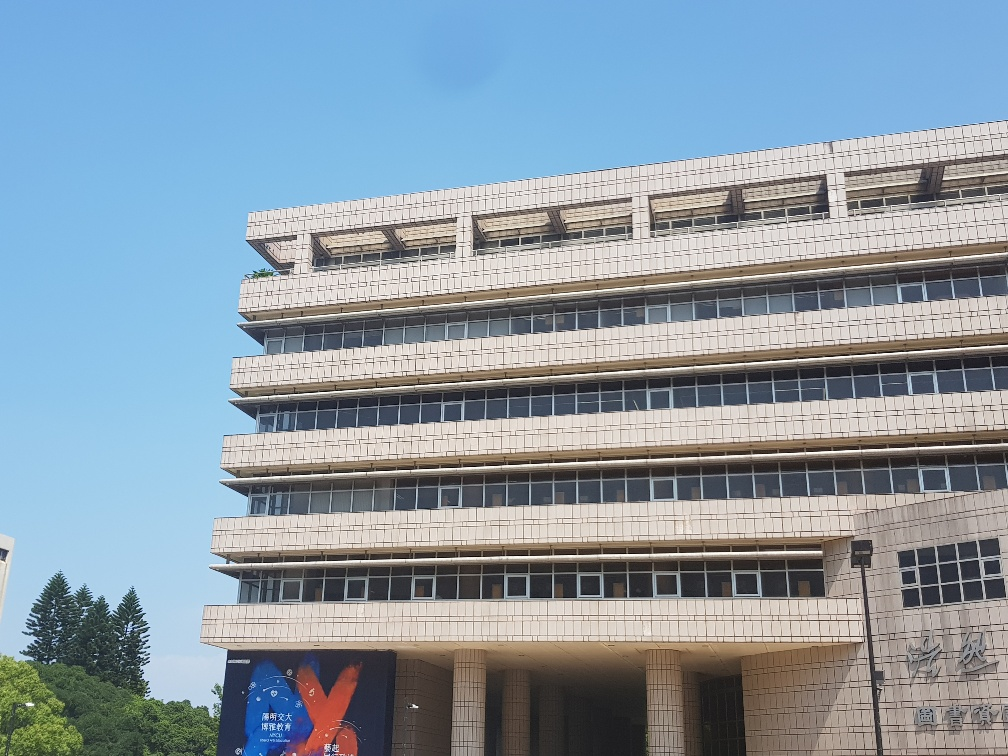
#> input picture test/m1.jpg, 1008 x 756 px
$ python HW2.py
#> lines starting #> are read from the running program, lines starting #| are printed output that depends on the picture
from cmath import inf
import cv2
from matplotlib.pyplot import pause
import numpy as np
import random
import math
import sys

# read the image file & output the color & gray image
def read_img(path):
    # opencv read image in BGR color space
#> called with path = './test/m1.jpg'
    img = cv2.imread(path)
#> img is the input picture: shape (756, 1008, 3); mean B, G, R 166.2, 153.6, 137.4
    img_gray = cv2.cvtColor(img, cv2.COLOR_BGR2GRAY)
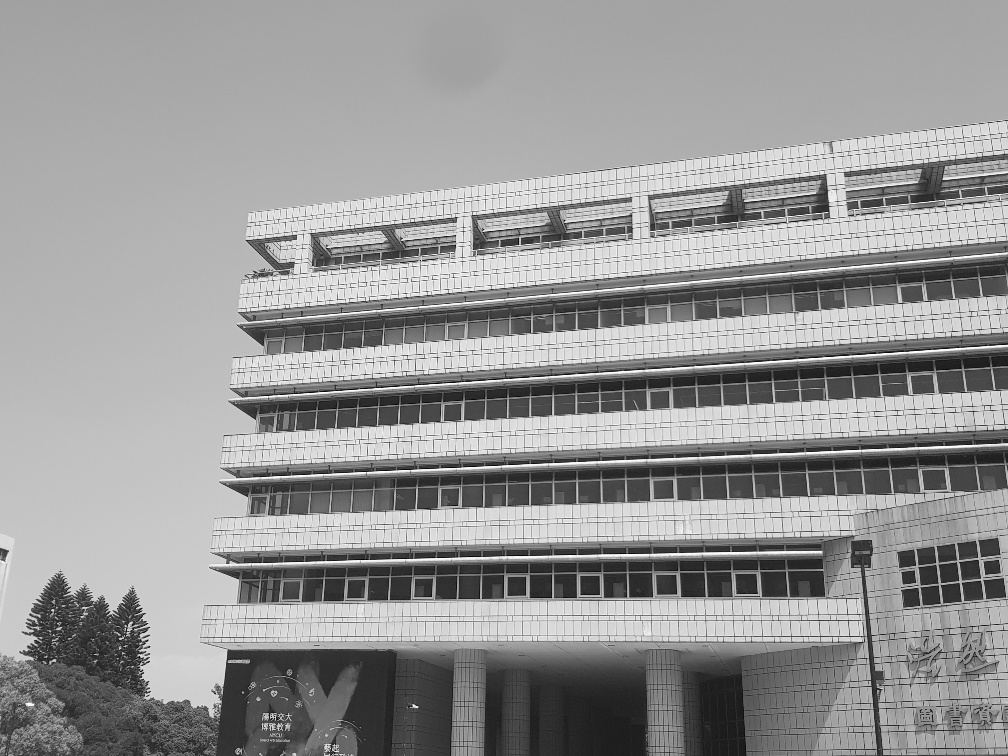
#> img_gray: shape (756, 1008); min 1, max 255, mean 150.2
    return img, img_gray

# the dtype of img must be "uint8" to avoid the error of SIFT detector
def img_to_gray(img):
    if img.dtype != "uint8":
        print("The input image dtype is not uint8 , image type is : ",img.dtype)
        return
    img_gray = cv2.cvtColor(img, cv2.COLOR_BGR2GRAY)
    return img_gray

# create a window to show the image
# It will show all the windows after you call im_show()
# Remember to call im_show() in the end of main
def creat_im_window(window_name,img):
    cv2.imshow(window_name,img)

# show the all window you call before im_show()
# and press any key to close all windows
def im_show():
    cv2.waitKey(0)
    cv2.destroyAllWindows()

if __name__ == '__main__':
    # [11 lines of commented-out code are left out]
    img_1, img_gray_1 = read_img('./test/m1.jpg')
    img_1 = np.array(img_1) # 756 x 1008 x 3
    img_gray_1 = np.array(img_gray_1) # 756 x 1008

    img_2, img_gray_2 = read_img('./test/m2.jpg')
#> call 2 of read_img, with path = './test/m2.jpg'
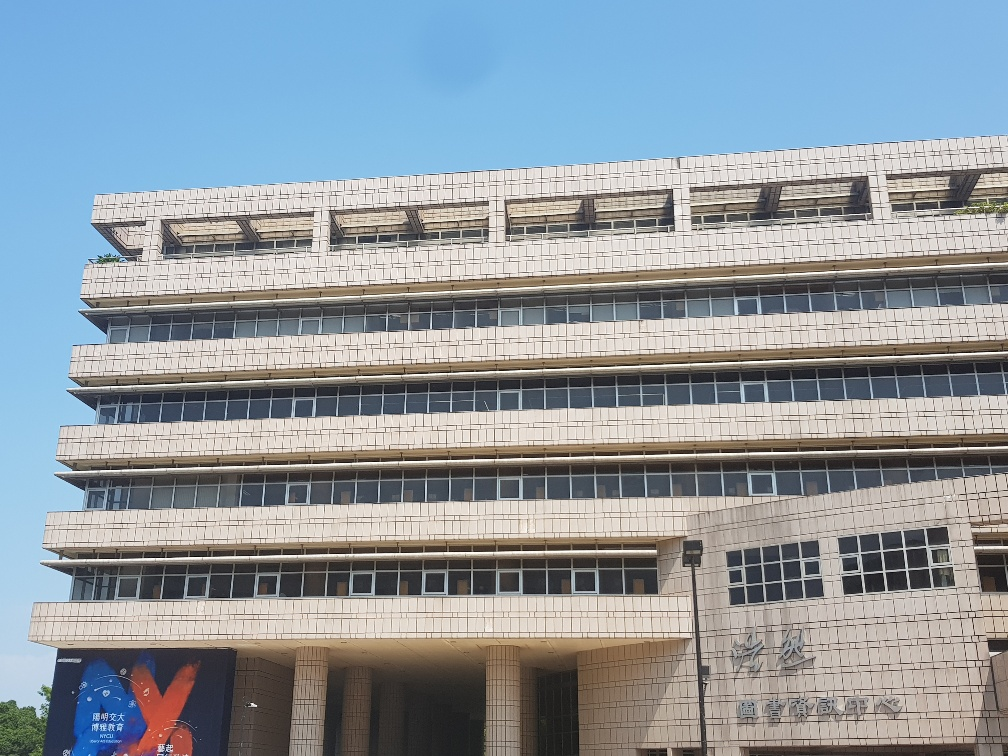
#> input picture test/m2.jpg, 1008 x 756 px
#> in read_img, img is the input picture: shape (756, 1008, 3); mean B, G, R 160.7, 152.8, 142.7
#> in read_img (call 2), `img_gray = cv2.cvtColor(img, cv2.COLOR_BGR2GRAY)`:
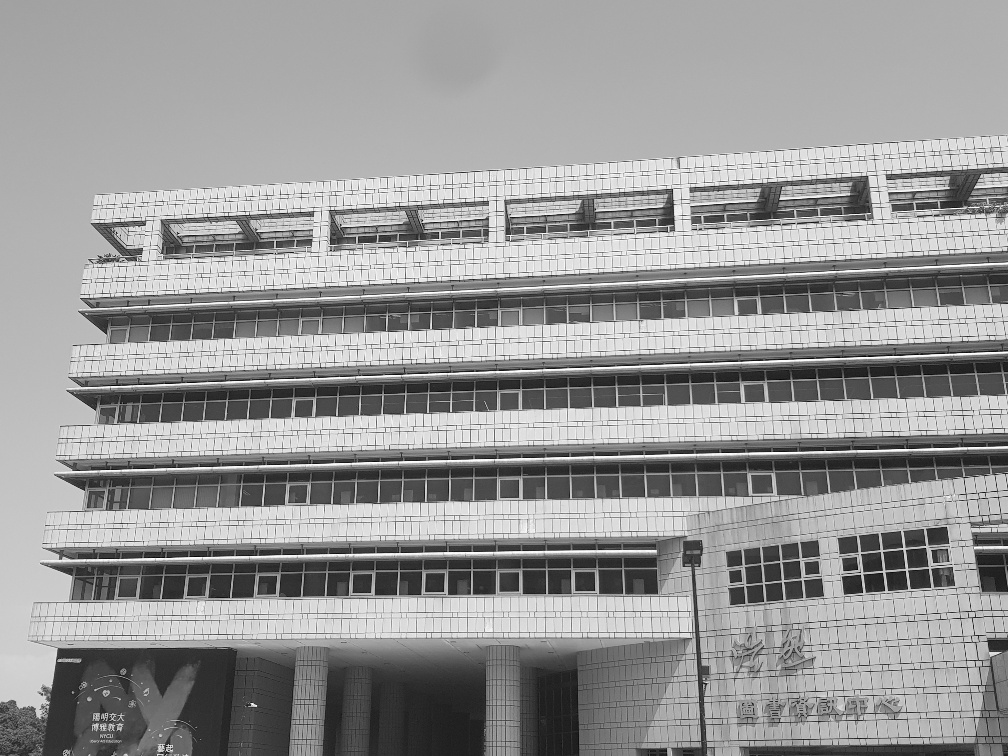
#> img_gray: shape (756, 1008); min 1, max 255, mean 150.7
    img_2 = np.array(img_2) # 756 x 1008 x 3
    img_gray_2 = np.array(img_gray_2) # 756 x 1008

    SIFT_Detector = cv2.SIFT_create()

    kp_1, des_1 = SIFT_Detector.detectAndCompute(img_gray_1, None)
#> kp_1 = 3196 keypoints; strongest (x, y, size): (414, 706, 2.4), (54, 660, 2.1), (131, 623, 1.9), (358, 561, 2.1)
    kp_2, des_2 = SIFT_Detector.detectAndCompute(img_gray_2, None)
#> kp_2 = 3608 keypoints; strongest (x, y, size): (253, 705, 2.7), (907, 575, 2.4), (157, 559, 2), (102, 471, 2.1)

    # kp : number of keypoints
    # des : number of keypoints x 128

    ### Feature Matching

    matching_kp = [] # each entry is a matching kp [image_1_index, image_2_index] between both iamges

    for j in range(len(kp_1)):

        min_diff = [inf, inf] # min norm diff
        min_index = [-1, -1] # index of min norm diff

        for k in range(len(kp_2)):
            for l in range(2):
#> (the run stopped early here; a loop or call above may not have finished)
